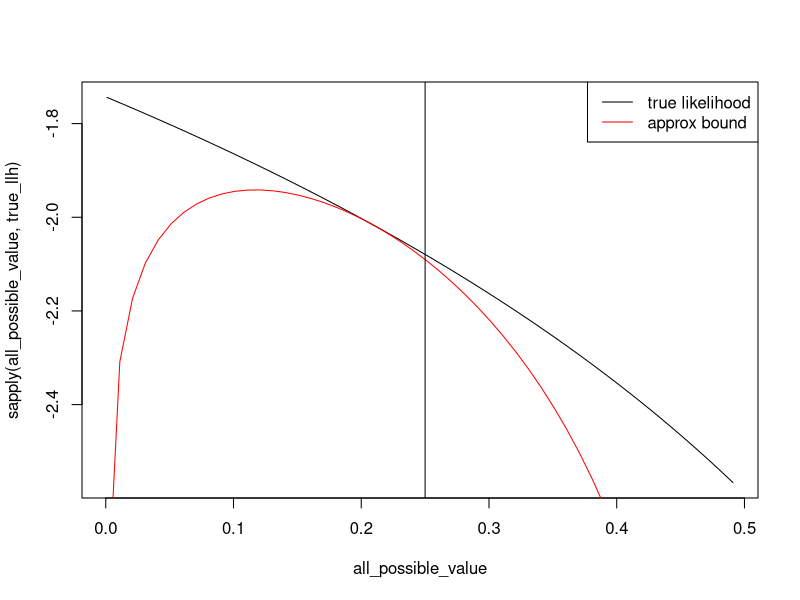

Source code (R):


p00 = .35
p01 = .25 ##
p10 = .15
p11 = .25 ##

true_llh = function (p01){
	p11 = .5 - p01 # suppose we fix everything else at 0.25
	return (log(p00*p11 + p01*p10))
}

compute_alpha = function(p00,p01,p10,p11){
	alpha1 = p00*p11
	alpha2 = p01*p10
	scale_factor = alpha1+alpha2
	alpha1 = alpha1/scale_factor
	alpha2 = alpha2/scale_factor
	return(list(alpha1,alpha2)) 
}
	
approx_llh = function(p01_inside) {
	## approximate true log likelihood with jensen inequality, then apply tightest bound
	## suppose we fix everything else at 0.25
	alphas = compute_alpha(p00,p01,p10,p00) 
	alpha1 = alphas[[1]]
	alpha2 = alphas[[2]]
	p11_inside = .5 - p01_inside ## we will optimize only the inside
	## lower bound looks slightly different from lecture
	return ( alpha1*log(p00*p11_inside/alpha1) + alpha2*log(p01_inside*p10/alpha2)) 
}

## step 1, solve for best p01 in lower bound
all_possible_value = seq(0.001,.499,by=0.01)
plot(all_possible_value , sapply(all_possible_value,true_llh), type='l') ## easily see solution by grid search
points(all_possible_value , sapply(all_possible_value,approx_llh), type='l',col='red')
legend('topright',c('true likelihood','approx bound'),col=c('black','red'),lty=1)
abline(v=p01)

